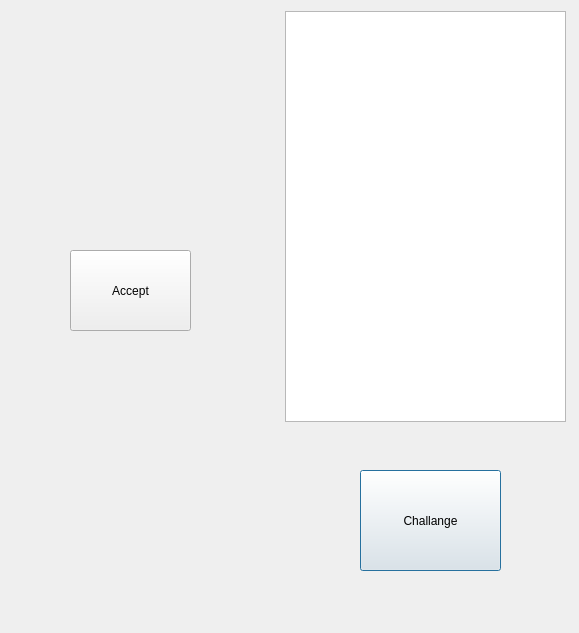
<?xml version="1.0" encoding="UTF-8"?>
<ui version="4.0">
 <class>Lobby</class>
 <widget class="QDialog" name="Lobby">
  <property name="geometry">
   <rect>
    <x>0</x>
    <y>0</y>
    <width>579</width>
    <height>633</height>
   </rect>
  </property>
  <property name="windowTitle">
   <string>Dialog</string>
  </property>
  <widget class="QListWidget" name="userList">
   <property name="geometry">
    <rect>
     <x>285</x>
     <y>11</y>
     <width>281</width>
     <height>411</height>
    </rect>
   </property>
  </widget>
  <widget class="QPushButton" name="challangeButton">
   <property name="geometry">
    <rect>
     <x>360</x>
     <y>470</y>
     <width>141</width>
     <height>101</height>
    </rect>
   </property>
   <property name="text">
    <string>Challange</string>
   </property>
  </widget>
  <widget class="QPushButton" name="acceptButton">
   <property name="geometry">
    <rect>
     <x>70</x>
     <y>250</y>
     <width>121</width>
     <height>81</height>
    </rect>
   </property>
   <property name="text">
    <string>Accept</string>
   </property>
  </widget>
  <widget class="QLabel" name="challangedLabel">
   <property name="geometry">
    <rect>
     <x>70</x>
     <y>190</y>
     <width>211</width>
     <height>31</height>
    </rect>
   </property>
   <property name="text">
    <string/>
   </property>
  </widget>
 </widget>
 <resources/>
 <connections/>
</ui>
